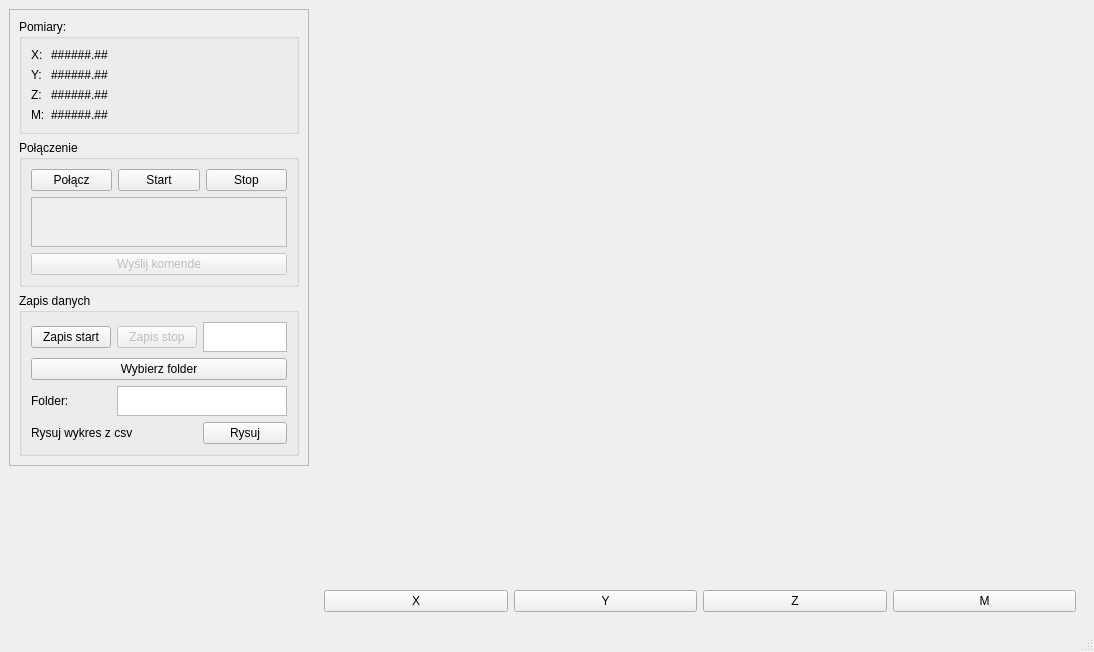
<?xml version="1.0" encoding="UTF-8"?>
<ui version="4.0">
 <class>MainWindow</class>
 <widget class="QMainWindow" name="MainWindow">
  <property name="geometry">
   <rect>
    <x>0</x>
    <y>0</y>
    <width>1094</width>
    <height>652</height>
   </rect>
  </property>
  <property name="windowTitle">
   <string>Sensys Pomiary</string>
  </property>
  <widget class="QWidget" name="centralwidget">
   <layout class="QGridLayout" name="gridLayout_3">
    <item row="0" column="1" rowspan="2" colspan="2">
     <widget class="QWidget" name="right_panel" native="true">
      <layout class="QGridLayout" name="gridLayout">
       <item row="10" column="0">
        <layout class="QHBoxLayout" name="horizontalLayout_3">
         <item alignment="Qt::AlignBottom">
          <widget class="QPushButton" name="btn_draw_x_axis">
           <property name="text">
            <string>X</string>
           </property>
          </widget>
         </item>
         <item alignment="Qt::AlignBottom">
          <widget class="QPushButton" name="btn_draw_y_axis">
           <property name="text">
            <string>Y</string>
           </property>
          </widget>
         </item>
         <item alignment="Qt::AlignBottom">
          <widget class="QPushButton" name="btn_draw_z_axis">
           <property name="text">
            <string>Z</string>
           </property>
          </widget>
         </item>
         <item alignment="Qt::AlignBottom">
          <widget class="QPushButton" name="btn_draw_m_axis">
           <property name="text">
            <string>M</string>
           </property>
          </widget>
         </item>
        </layout>
       </item>
       <item row="0" column="0" rowspan="9">
        <layout class="QVBoxLayout" name="panel_chart">
         <property name="spacing">
          <number>0</number>
         </property>
         <property name="sizeConstraint">
          <enum>QLayout::SetDefaultConstraint</enum>
         </property>
        </layout>
       </item>
      </layout>
     </widget>
    </item>
    <item row="0" column="0" rowspan="2" alignment="Qt::AlignTop">
     <widget class="QFrame" name="left_panel">
      <property name="minimumSize">
       <size>
        <width>300</width>
        <height>0</height>
       </size>
      </property>
      <property name="maximumSize">
       <size>
        <width>300</width>
        <height>16777215</height>
       </size>
      </property>
      <property name="frameShape">
       <enum>QFrame::StyledPanel</enum>
      </property>
      <property name="frameShadow">
       <enum>QFrame::Raised</enum>
      </property>
      <property name="lineWidth">
       <number>2</number>
      </property>
      <layout class="QVBoxLayout" name="verticalLayout">
       <item>
        <widget class="QGroupBox" name="groupBox_3">
         <property name="maximumSize">
          <size>
           <width>300</width>
           <height>16777215</height>
          </size>
         </property>
         <property name="title">
          <string>Pomiary:</string>
         </property>
         <layout class="QFormLayout" name="formLayout">
          <item row="0" column="0">
           <widget class="QLabel" name="label_2">
            <property name="text">
             <string>X:</string>
            </property>
           </widget>
          </item>
          <item row="1" column="0">
           <widget class="QLabel" name="label_3">
            <property name="text">
             <string>Y:</string>
            </property>
           </widget>
          </item>
          <item row="2" column="0">
           <widget class="QLabel" name="label_5">
            <property name="text">
             <string>Z:</string>
            </property>
           </widget>
          </item>
          <item row="3" column="0">
           <widget class="QLabel" name="label_4">
            <property name="text">
             <string>M:</string>
            </property>
           </widget>
          </item>
          <item row="0" column="1">
           <widget class="QLabel" name="lbl_x_value">
            <property name="text">
             <string>######.##</string>
            </property>
           </widget>
          </item>
          <item row="1" column="1">
           <widget class="QLabel" name="lbl_y_value">
            <property name="text">
             <string>######.##</string>
            </property>
           </widget>
          </item>
          <item row="2" column="1">
           <widget class="QLabel" name="lbl_z_value">
            <property name="text">
             <string>######.##</string>
            </property>
           </widget>
          </item>
          <item row="3" column="1">
           <widget class="QLabel" name="lbl_m_value">
            <property name="text">
             <string>######.##</string>
            </property>
           </widget>
          </item>
         </layout>
        </widget>
       </item>
       <item>
        <widget class="QGroupBox" name="groupBox">
         <property name="maximumSize">
          <size>
           <width>300</width>
           <height>16777215</height>
          </size>
         </property>
         <property name="title">
          <string>Połączenie</string>
         </property>
         <layout class="QGridLayout" name="gridLayout_6">
          <item row="0" column="1">
           <widget class="QPushButton" name="btn_start_measurement">
            <property name="text">
             <string>Start</string>
            </property>
           </widget>
          </item>
          <item row="0" column="0">
           <widget class="QPushButton" name="btn_connect">
            <property name="text">
             <string>Połącz</string>
            </property>
           </widget>
          </item>
          <item row="2" column="0" colspan="3">
           <widget class="QPushButton" name="btn_send_comand">
            <property name="enabled">
             <bool>false</bool>
            </property>
            <property name="text">
             <string>Wyślij komende</string>
            </property>
           </widget>
          </item>
          <item row="1" column="0" colspan="3">
           <widget class="QTextEdit" name="txt_command">
            <property name="enabled">
             <bool>false</bool>
            </property>
            <property name="maximumSize">
             <size>
              <width>16777215</width>
              <height>50</height>
             </size>
            </property>
           </widget>
          </item>
          <item row="0" column="2">
           <widget class="QPushButton" name="btn_stop_measurement">
            <property name="text">
             <string>Stop</string>
            </property>
           </widget>
          </item>
         </layout>
        </widget>
       </item>
       <item>
        <widget class="QGroupBox" name="groupBox_2">
         <property name="maximumSize">
          <size>
           <width>300</width>
           <height>16777215</height>
          </size>
         </property>
         <property name="title">
          <string>Zapis danych</string>
         </property>
         <layout class="QGridLayout" name="gridLayout_5">
          <item row="0" column="1">
           <widget class="QPushButton" name="btn_record_stop">
            <property name="enabled">
             <bool>false</bool>
            </property>
            <property name="text">
             <string>Zapis stop</string>
            </property>
           </widget>
          </item>
          <item row="0" column="0">
           <widget class="QPushButton" name="btn_record_start">
            <property name="text">
             <string>Zapis start</string>
            </property>
           </widget>
          </item>
          <item row="3" column="2">
           <widget class="QPushButton" name="btn_draw_chart_from_csv">
            <property name="text">
             <string>Rysuj</string>
            </property>
           </widget>
          </item>
          <item row="1" column="0" colspan="3">
           <widget class="QPushButton" name="btn_select_dir">
            <property name="text">
             <string>Wybierz folder</string>
            </property>
           </widget>
          </item>
          <item row="2" column="0">
           <widget class="QLabel" name="label">
            <property name="text">
             <string>Folder:</string>
            </property>
           </widget>
          </item>
          <item row="3" column="0" colspan="2">
           <widget class="QLabel" name="label_10">
            <property name="text">
             <string>Rysuj wykres z csv</string>
            </property>
           </widget>
          </item>
          <item row="2" column="1" colspan="2">
           <widget class="QTextEdit" name="txt_selected_dir">
            <property name="maximumSize">
             <size>
              <width>16777215</width>
              <height>30</height>
             </size>
            </property>
           </widget>
          </item>
          <item row="0" column="2">
           <widget class="QTextEdit" name="txt_record_name">
            <property name="enabled">
             <bool>true</bool>
            </property>
            <property name="maximumSize">
             <size>
              <width>16777215</width>
              <height>30</height>
             </size>
            </property>
           </widget>
          </item>
         </layout>
        </widget>
       </item>
      </layout>
     </widget>
    </item>
   </layout>
  </widget>
  <widget class="QMenuBar" name="menubar">
   <property name="geometry">
    <rect>
     <x>0</x>
     <y>0</y>
     <width>1094</width>
     <height>22</height>
    </rect>
   </property>
  </widget>
  <widget class="QStatusBar" name="statusbar"/>
 </widget>
 <resources/>
 <connections/>
</ui>
